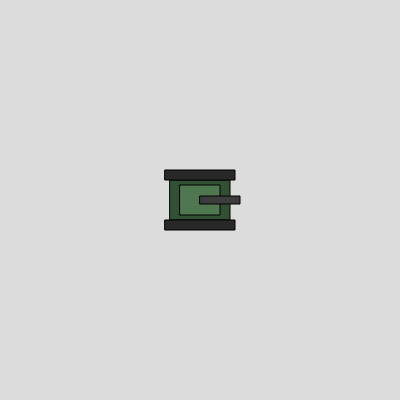
Frame 1 (no input)
Frame 60 (no input): identical to frame 1, image omitted
Frame 120 (the mouse pressed at the canvas centre since frame 60): identical to frame 1, image omitted

The p5.js sketch that drew this single still picture (run headless with seeded random() and noise() and a simulated clock; from frame 60 on, the mouse is pressed at the canvas centre):

// p5.js sketch
// ── sketch.js
function desenharTanque(x, y, rotacao, rotacaoTorre) {
    push();
    translate(x, y);
    rotate(rotacao);
  
    rectMode(CENTER); // Definir rectMode uma vez no início

    // Corpo do tanque
    fill(50, 80, 50); // Verde escuro
    rect(0, 0, 60, 40); // Retângulo principal do corpo
  
    // Esteiras
    fill(40); // Cinza escuro para esteiras
    rect(0, 25, 70, 10); // Esteira esquerda
    rect(0, -25, 70, 10); // Esteira esquerda
  
    // Torre
    push();
    rotate(rotacaoTorre);
    fill(80, 120, 80); // Verde um pouco mais claro para a torre
    rect(0, 0, 40, 30); // Base da torre
  
    // Canhão
    fill(60); // Cinza para o canhão
    rect(20, 0, 40, 8); // Canhão (ajustei a posição x para sair da torre)
    pop();
  
    pop();
  }
  
   let tanqueX, tanqueY, tanqueRotacao, torreRotacao;
   const VELOCIDADE_TANQUE = 2;
   const VELOCIDADE_ROTACAO = 3;
   const VELOCIDADE_ROTACAO_TORRE = 3;
 
   function setup() {
     createCanvas(400, 400);
     angleMode(DEGREES); // Usar graus para rotação
     tanqueX = width / 2;
     tanqueY = height / 2;
     tanqueRotacao = 0;
     torreRotacao = 0;
   }
   
   function draw() {
     background(220);
   
     // Controle do Tanque
     if (keyIsDown(UP_ARROW)) {
       tanqueX += VELOCIDADE_TANQUE * cos(tanqueRotacao);
       tanqueY += VELOCIDADE_TANQUE * sin(tanqueRotacao);
     }
     if (keyIsDown(DOWN_ARROW)) {
       tanqueX -= VELOCIDADE_TANQUE * cos(tanqueRotacao);
       tanqueY -= VELOCIDADE_TANQUE * sin(tanqueRotacao);
     }
     if (keyIsDown(LEFT_ARROW)) {
       tanqueRotacao -= VELOCIDADE_ROTACAO;
     }
     if (keyIsDown(RIGHT_ARROW)) {
       tanqueRotacao += VELOCIDADE_ROTACAO;
     }
   
     // Controle da Torre
     if (keyIsDown(65)) { // Tecla A
       torreRotacao -= VELOCIDADE_ROTACAO_TORRE;
     }
     if (keyIsDown(68)) { // Tecla D
       torreRotacao += VELOCIDADE_ROTACAO_TORRE;
     }
   
     desenharTanque(tanqueX, tanqueY, tanqueRotacao, torreRotacao);
   }
